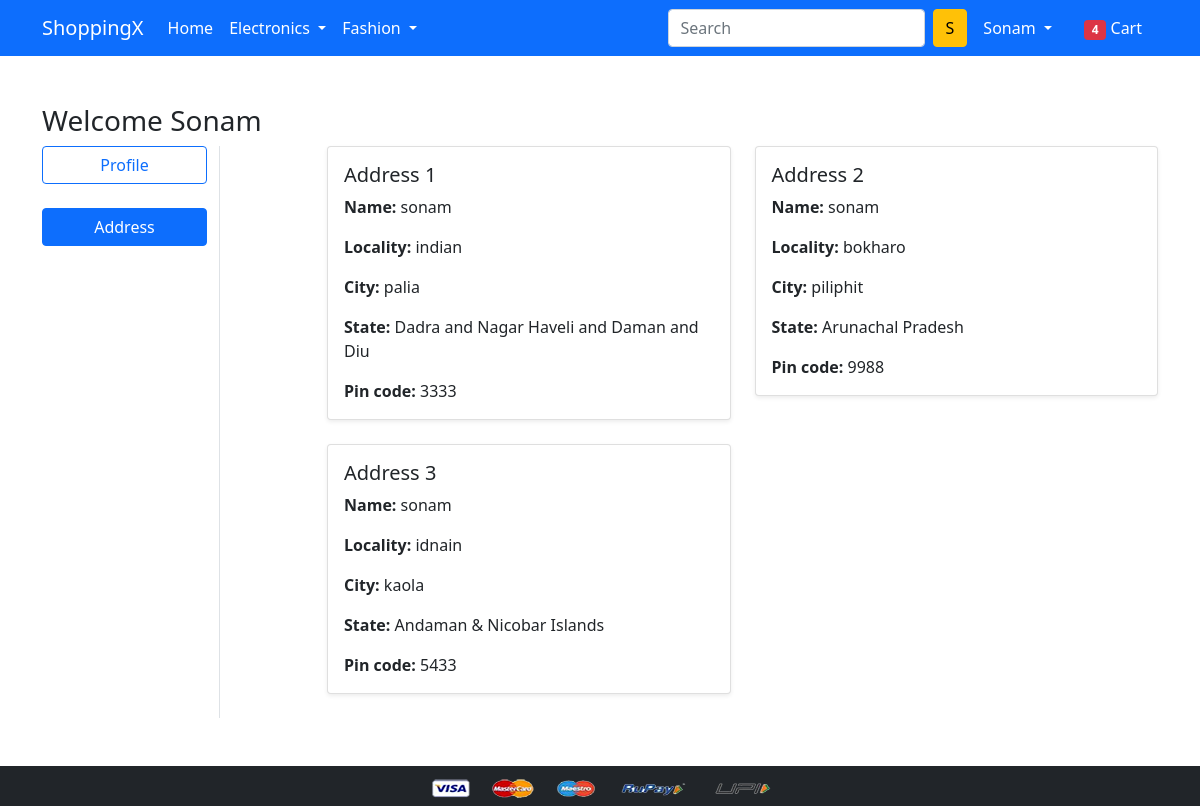
/address/ (signed in), run on the app's committed database.
### app/models.py (models this page shows, shortened)
class Customer(models.Model):
    user=models.ForeignKey(User,on_delete=models.CASCADE)
    name=models.CharField(max_length=200)
    locality=models.CharField(max_length=200)
    city=models.CharField(max_length=50)
    zipcode=models.IntegerField()
    state=models.CharField(choices=STATE_CHOICES,max_length=50)

### app/views.py (the view)
# urls.py: path('address/', views.address, name='address'),
def address(request):
    add=Customer.objects.filter(user=request.user)
    return render(request, 'app/address.html',{'add':add,'active':'btn-primary'})

### app/templates/app/address.html (shortened to what this page needs)
{% extends 'app/base.html' %}
{% load static %}
{% block main-content %}
<div class="container my-5">
    <div class="row">
        <h3>Welcome <span class="text-capitalize">{{ request.user }}</span></h3>
        <div class="col-sm-2 border-end">
            <ul class="list-unstyled">
                <li class="d-grid"><a href="{% url 'profile' %}" class="btn btn-outline-primary">Profile</a></li> <br>
                <li class="d-grid"><a href="{% url 'address' %}" class="btn btn-primary {{ active }}">Address</a></li> <br>
            </ul>
        </div>
        <div class="col-sm-9 offset-sm-1">
            <div class="row">
                {% for ad in add %}
                <div class="col-sm-6 mb-4">
                    <div class="card shadow-sm">
                        <div class="card-body">
                            <h5 class="card-title">Address {{ forloop.counter }}</h5>
                            <p class="card-text"><strong>Name:</strong> {{ ad.name }}</p>
                            <p class="card-text"><strong>Locality:</strong> {{ ad.locality }}</p>
                            <p class="card-text"><strong>City:</strong> {{ ad.city }}</p>
                            <p class="card-text"><strong>State:</strong> {{ ad.state }}</p>
                            <p class="card-text"><strong>Pin code:</strong> {{ ad.zipcode }}</p>
                        </div>
                    </div>
                </div>
                {% empty %}
                <div class="col-sm-12">
                    <div class="alert alert-warning" role="alert">
                        No addresses available.
                    </div>
                </div>
                {% endfor %}
            </div>
        </div>
    </div>
</div>
{% endblock main-content %}

### app/templates/app/base.html (shortened to what this page needs)
<!doctype html>
{% load static %}
<html lang="en">
  <head>
    <link href="https://cdn.jsdelivr.net/npm/bootstrap@5.0.0-beta1/dist/css/bootstrap.min.css" rel="stylesheet">
    <link rel="stylesheet" href="{% static 'app/css/owl.carousel.min.css' %}">
    <link rel="stylesheet" href="{% static 'app/css/all.min.css' %}">
    <link rel="stylesheet" href="{% static 'app/css/style.css' %}">
  </head>
  <body>
    <nav class="navbar navbar-expand-lg navbar-dark bg-primary">
      <div class="container">
        <a class="navbar-brand" href="/">ShoppingX</a>
        <div class="collapse navbar-collapse" id="navbarSupportedContent">
          <ul class="navbar-nav me-auto mb-2 mb-lg-0">
            <li class="nav-item">
              <a class="nav-link active" aria-current="page" href="/">Home</a>
            </li>
            <li class="nav-item dropdown">
              <a class="nav-link dropdown-toggle text-white" href="#" id="electronicsDropdown" role="button" data-bs-toggle="dropdown" aria-expanded="false">
                Electronics
              </a>
            </li>
            <li class="nav-item dropdown">
              <a class="nav-link dropdown-toggle text-white" href="#" id="fashionDropdown" role="button" data-bs-toggle="dropdown" aria-expanded="false">
                Fashion
              </a>
            </li>
          </ul>
          <form class="d-flex">
            <input class="form-control me-2" type="search" placeholder="Search" aria-label="Search">
            <button class="btn btn-warning" type="submit">S</button>
          </form>
          <div>
            <ul class="navbar-nav me-auto mb-2 mb-lg-0">
              {% if request.user.is_authenticated %}
                <li class="nav-item dropdown mx-2">
                  <a class="nav-link dropdown-toggle text-white" href="#" id="profileDropdown" role="button" data-bs-toggle="dropdown" aria-expanded="false">
                    {{ request.user.username |capfirst}}
                  </a>
                </li>
                <li class="nav-item mx-2">
                  <a href="{% url 'showcart' %}" class="nav-link text-white">
                    <span class="badge bg-danger">4</span> Cart
                  </a>
                </li>
              {% endif %}
            </ul>
          </div>
        </div>
      </div>
    </nav>
    {% block main-content %}{% endblock main-content %}
    <footer class="container-fluid bg-dark text-center p-2 mt-5">
      <img src="{% static 'app/images/payment.png' %}" alt="Payment Methods" class="img-fluid" height="2px">
    </footer>
  </body>
</html>

### data on the page
Customer: name "sonam", locality "indian", city "palia", state "Dadra and Nagar Haveli and Daman and Diu", zipcode "3333"
Customer: name "sonam", locality "bokharo", city "piliphit", state "Arunachal Pradesh", zipcode "9988"
Customer: name "sonam", locality "idnain", city "kaola", state "Andaman & Nicobar Islands", zipcode "5433"

### other printed values
{{ request.user.username |capfirst }} "Sonam"
{{ request.user }} "Sonam"
